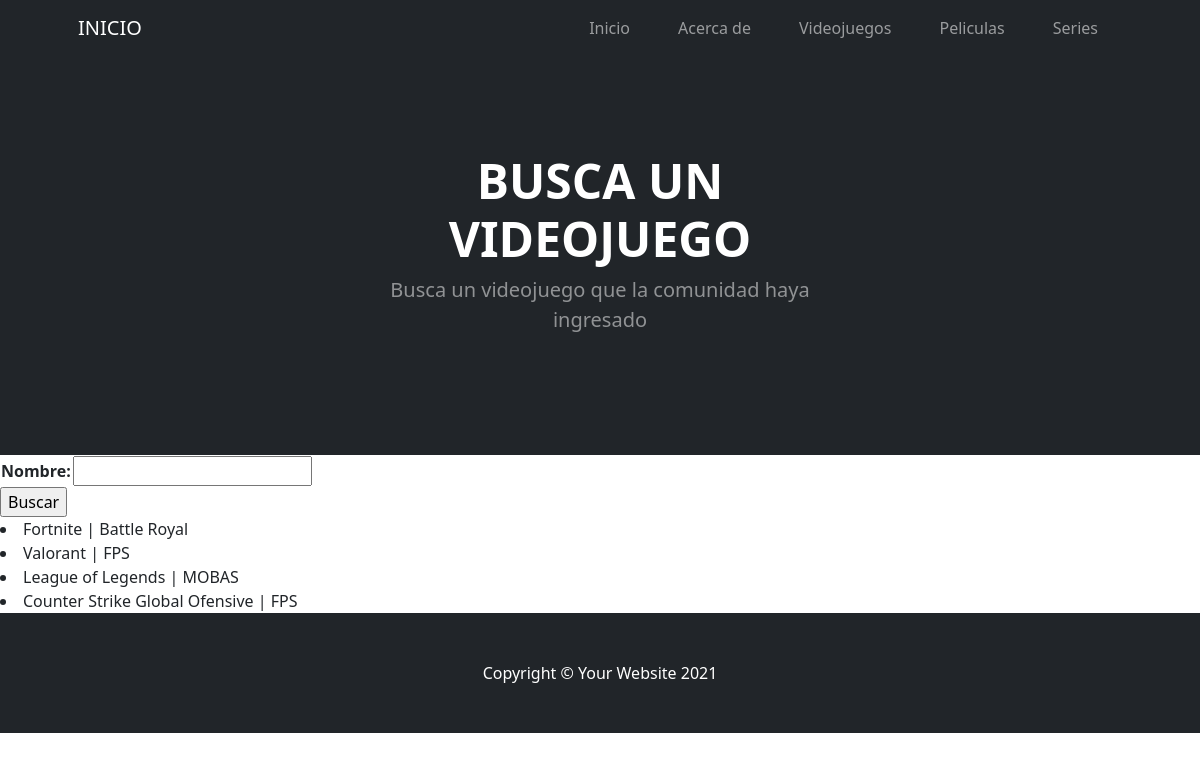
/entretenimiento/videojuegos/lista, run on an earlier commit of the app's database.
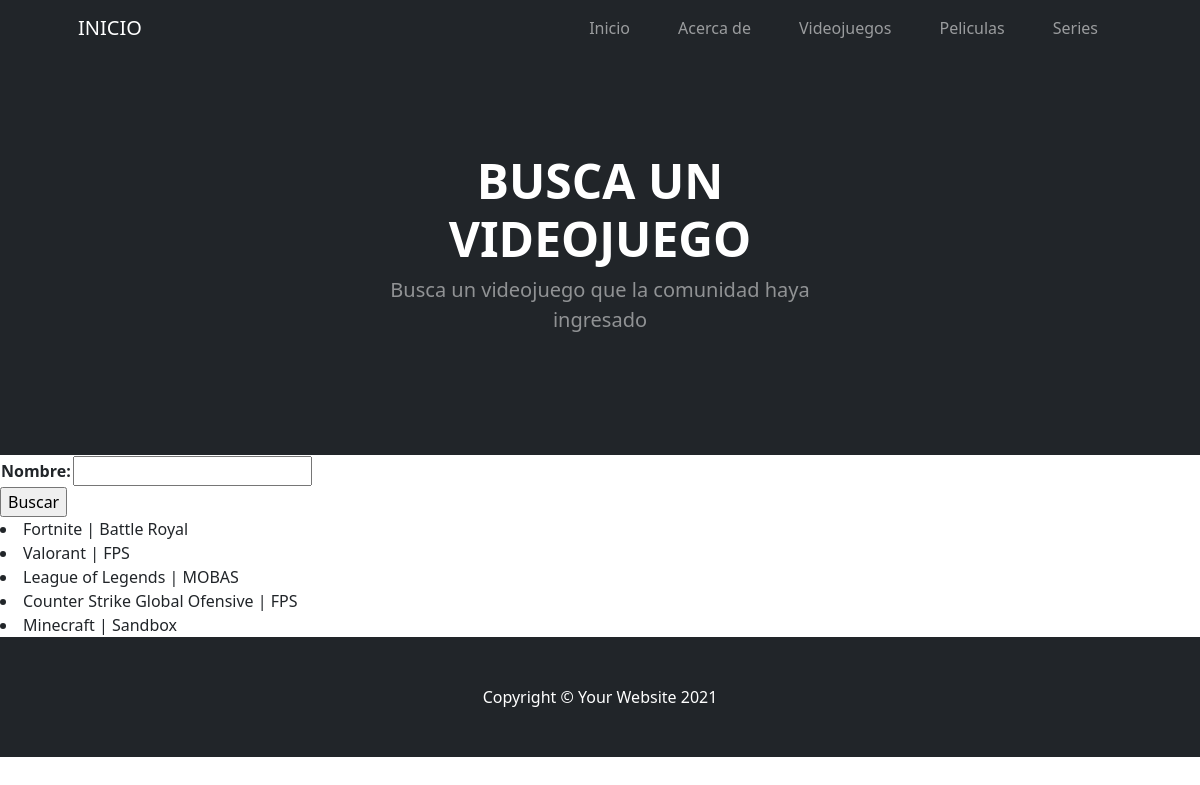
And on a later commit of the database.
### entretenimiento/models.py (models this page shows)
class VideoJuegos(models.Model):
    nombre = models.CharField(max_length=40)
    genero = models.CharField(max_length=20)
    divertido = models.BooleanField()
    def __str__(self):
        return f'{self.nombre}'

### entretenimiento/views.py (the view)
# urls.py: path('videojuegos/lista', views.lista_videojuegos, name='lista_videojuegos'),
def lista_videojuegos(request):
    nombre_a_buscar = request.GET.get('nombre', None)
    if nombre_a_buscar is not None:
        videojuegos = VideoJuegos.objects.filter(nombre__icontains = nombre_a_buscar)
    else:
        videojuegos = VideoJuegos.objects.all()
    form = VideoJuegosBusqueda()
    return render(request, 'entretenimiento/lista_videojuegos.html', {'form': form, 'videojuegos': videojuegos})

### entretenimiento/forms.py
class VideoJuegosBusqueda(forms.Form):
    nombre = forms.CharField(max_length=40)

### entretenimiento/templates/entretenimiento/lista_videojuegos.html (shortened to what this page needs)
{% extends 'index/index.html' %}
{% block header_block %}
        <header class="bg-dark py-5">
            <div class="container px-5">
                <div class="row gx-5 justify-content-center">
                    <div class="col-lg-6">
                        <div class="text-center my-5">
                            {% block header_text_block %}
                                <h1 class="display-5 fw-bolder text-white mb-2">BUSCA UN VIDEOJUEGO</h1>
                            {% endblock header_text_block %}
                            <p class="lead text-white-50 mb-4">Busca un videojuego que la comunidad haya ingresado</p>
                        </div>
                    </div>
                </div>
            </div>
        </header>
{% endblock header_block %}
{% block body_block %}
    <form action={% url 'lista_videojuegos' %} method='get'>
        <table>
            {{form.as_table}}
        </table>
        <input type="submit" value='Buscar'>
    </form>
    {% for videojuego in videojuegos %}
        <li>{{videojuego}} | {{videojuego.genero}}</li>
    {% endfor %}
{% endblock body_block %}

What changed in the data, as far as the page shows it:
added VideoJuegos: nombre "Minecraft", genero "Sandbox"
